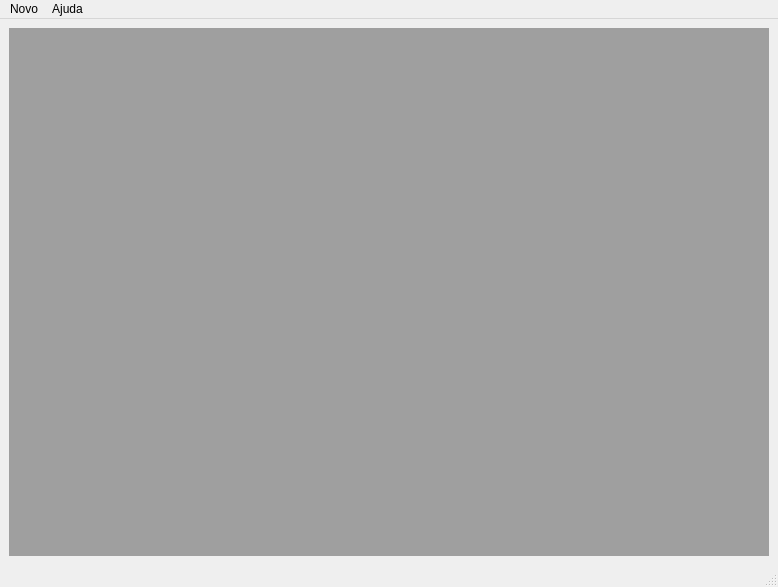
<?xml version="1.0" encoding="UTF-8"?>
<ui version="4.0">
 <class>MainWindow</class>
 <widget class="QMainWindow" name="MainWindow">
  <property name="geometry">
   <rect>
    <x>0</x>
    <y>0</y>
    <width>778</width>
    <height>587</height>
   </rect>
  </property>
  <property name="sizePolicy">
   <sizepolicy hsizetype="Maximum" vsizetype="Maximum">
    <horstretch>0</horstretch>
    <verstretch>0</verstretch>
   </sizepolicy>
  </property>
  <property name="windowTitle">
   <string>MainWindow</string>
  </property>
  <widget class="QWidget" name="centralwidget">
   <layout class="QHBoxLayout" name="horizontalLayout">
    <item>
     <widget class="QMdiArea" name="mdiArea">
      <property name="sizePolicy">
       <sizepolicy hsizetype="Expanding" vsizetype="Expanding">
        <horstretch>0</horstretch>
        <verstretch>0</verstretch>
       </sizepolicy>
      </property>
      <property name="autoFillBackground">
       <bool>true</bool>
      </property>
     </widget>
    </item>
   </layout>
  </widget>
  <widget class="QMenuBar" name="menubar">
   <property name="geometry">
    <rect>
     <x>0</x>
     <y>0</y>
     <width>778</width>
     <height>22</height>
    </rect>
   </property>
   <widget class="QMenu" name="menuModelo">
    <property name="title">
     <string>Novo</string>
    </property>
    <addaction name="actionModelo"/>
    <addaction name="actionDados"/>
    <addaction name="separator"/>
    <addaction name="actionSair"/>
   </widget>
   <widget class="QMenu" name="menuAjuda">
    <property name="title">
     <string>Ajuda</string>
    </property>
    <addaction name="actionSobre_o_Software"/>
    <addaction name="actionComo_usar"/>
   </widget>
   <addaction name="menuModelo"/>
   <addaction name="menuAjuda"/>
  </widget>
  <widget class="QStatusBar" name="statusbar"/>
  <action name="actionModelo">
   <property name="text">
    <string>Gráfico de modelo</string>
   </property>
   <property name="toolTip">
    <string>m</string>
   </property>
   <property name="whatsThis">
    <string extracomment="Criar um novo modelo"/>
   </property>
   <property name="shortcutContext">
    <enum>Qt::WindowShortcut</enum>
   </property>
  </action>
  <action name="actionSobre_o_Software">
   <property name="text">
    <string>Sobre o Software</string>
   </property>
  </action>
  <action name="actionSair">
   <property name="text">
    <string>Sair</string>
   </property>
  </action>
  <action name="actionComo_usar">
   <property name="text">
    <string>Como usar?</string>
   </property>
  </action>
  <action name="actionDados">
   <property name="text">
    <string>Gráfico de dados</string>
   </property>
  </action>
 </widget>
 <resources/>
 <connections/>
</ui>
